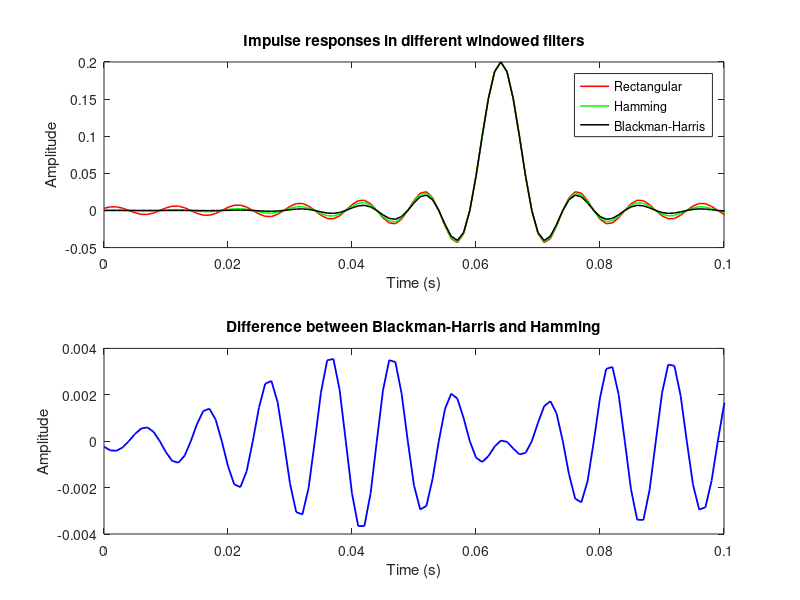

This chart was generated by the following MATLAB code:
%% data 
clear all; close all; clc;

fs = 1e3; % sampling frequency 
N = 256; % number of points | zpadding = N-1
zp = N-1;
cutoff = 100; % cutoff freq
fc = cutoff/fs; % normalized fc by fs
f = (0:N-1)*fs/N; % frequency axis
L = 129; % size of the filters

%% windowed filters
k = -floor(L/2):-1; % window vector
b = sin(2*pi*fc*k)./(pi*k); % construct negative b[k]
b = [b 2*fc , fliplr(b)]; % flip for positive b[k]

% Rectangular
H_rect = fft(b, N);
H_rect_mag = abs(H_rect);

% Hamming 
n_ham = 1:L; % hamming window vector
ham = 0.54 - 0.46* cos ((2* pi*n_ham)/L); % hamming window eq
b_ham = b .* ham; % apply hamming window

H_ham = fft(b_ham, N); % spectrum of hamming window
H_ham_mag = abs(H_ham); % magnitude of the spectrum of hamming window

% Blackman-Harris 
n_black = -floor(L/2):floor(L/2); % bharris window vector
a_window = [0.35875 0.48829 0.14128 0.01168]; % bharris window coeffs
black = a_window (1) + a_window (2)*cos ((2* pi*n_black)/L) + ... 
        a_window (3)*cos (2*(2* pi*n_black)/L) + ...
        a_window (4)*cos (3*(2* pi*n_black)/L); % bharris window equation

b_black = b .* black; % apply bharris window

H_black = fft(b_black , N); % spectrum of bharris window
H_black_mag = abs(H_black); % magnitude of the spectrum of bharris window

% impulse reponse
impulse = [1 zeros(1,zp)]; % impulse vector (zero padding = 255)
y_rect = filter(b, 1, impulse);
y_ham = filter(b_ham , 1, impulse); % impulse response in the hamming window 
y_black = filter(b_black , 1, impulse); % impulse response in the bharris window
t = (0:N-1)/fs; % time axis

%% plots
subplot(2,1,1);
plot(t, y_rect, 'r', 'linewidth', 1.1, 'DisplayName', 'Rectangular'); % impulse response rectangular window filter
hold on;
plot(t, y_ham, 'g', 'linewidth', 1.1, 'DisplayName', 'Hamming'); % impulse response hamming window filter
hold on;
plot(t, y_black, 'k', 'linewidth', 1.1, 'DisplayName', 'Blackman-Harris'); % impulse response bharris window filter
title ('Impulse responses in different windowed filters');
legend(); 
xlabel ('Time (s)'); 
ylabel ('Amplitude'); 
xlim ([0 0.1]); % time axis limited in 0.1s

subplot(2,1,2);
diff = y_black - y_ham;
plot(t, diff, 'b', 'linewidth', 1.3); % diff of impulse responses
title ("Difference between Blackman-Harris and Hamming");
xlabel ("Time (s)");
ylabel ("Amplitude"); 
xlim ([0 0.1]); 

saveas(gcf, "ex4_13.png"); % save image